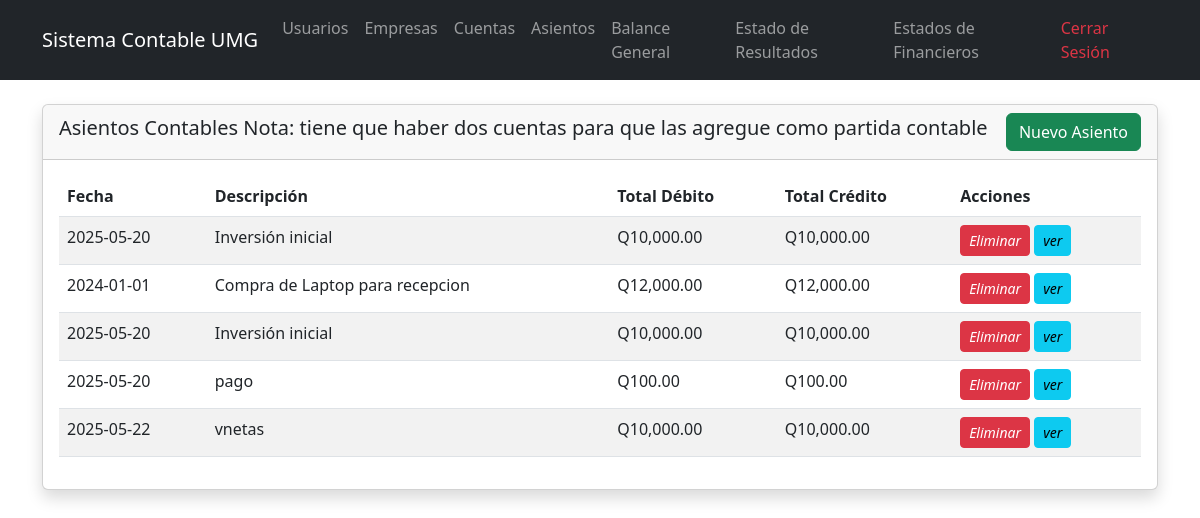
The page /asientos.php (signed in) on the database its author committed.
### tables this page shows
CREATE TABLE `asientos_contables` (
  `id_asiento` int(11) NOT NULL,
  `fecha` date NOT NULL,
  `descripcion` text DEFAULT NULL,
  `id_periodo` int(11) DEFAULT NULL
);

### asientos.php (the view, shortened to what this page needs)
<?php
include 'config/database.php';
?>
<!DOCTYPE html>
<html lang="es">
<head>
    <?php include 'includes/header.php'; ?>
</head>
<body>
    <div class="container mt-4">
        <div class="row">
            <div class="col-md-30">
                <div class="card shadow">
                    <div class="card-header d-flex justify-content-between align-items-center">
                        <h5>Asientos Contables  Nota: tiene que haber dos cuentas para que las agregue como partida contable</h5>
                        <button class="btn btn-success" data-bs-toggle="modal" data-bs-target="#modalAsiento">
                            <i class="fas fa-plus"></i> Nuevo Asiento
                        </button>
                    </div>
                    <div class="card-body">
                        <table class="table table-striped">
                            <thead>
                                <tr>
                                    <th>Fecha</th>
                                    <th>Descripción</th>
                                    <th>Total Débito</th>
                                    <th>Total Crédito</th>
                                    <th>Acciones</th>
                                </tr>
                            </thead>
                            <tbody>
                                <?php
                                $stmt = $pdo->query("
                                    SELECT a.*,
                                    SUM(CASE WHEN t.tipo = 'Debe' THEN t.monto ELSE 0 END) AS total_debe,
                                    SUM(CASE WHEN t.tipo = 'Haber' THEN t.monto ELSE 0 END) AS total_haber
                                    FROM asientos_contables a
                                    LEFT JOIN transacciones t ON a.id_asiento = t.id_asiento
                                    GROUP BY a.id_asiento
                                ");
                                while ($asiento = $stmt->fetch(PDO::FETCH_ASSOC)) {
                                    echo "<tr>
                                            <td>{$asiento['fecha']}</td>
                                            <td>{$asiento['descripcion']}</td>
                                            <td>Q".number_format($asiento['total_debe'], 2)."</td>
                                            <td>Q".number_format($asiento['total_haber'], 2)."</td>
                                            <td>
                                                <a href='accion_asiento.php?eliminar={$asiento['id_asiento']}' class='btn btn-sm btn-danger'><i class='fas fa-trash'>Eliminar</i></a>
                                                <a href='ver_asiento.php?id={$asiento['id_asiento']}' class='btn btn-sm btn-info'><i class='fas fa-eye'>ver</i></a>
                                            </td>
                                          </tr>";
                                }
                                ?>
                            </tbody>
                        </table>
                    </div>
                </div>
            </div>
        </div>
    </div>
</body>
</html>

### includes/header.php (shortened to what this page needs)
<!DOCTYPE html>
<html lang="es">
<head>
    <link href="https://cdn.jsdelivr.net/npm/bootstrap@5.3.0/dist/css/bootstrap.min.css" rel="stylesheet">
</head>
<body>
 <nav class="navbar navbar-expand-lg navbar-dark bg-dark">
        <div class="container">
            <a class="navbar-brand" href="dashboard.php">Sistema Contable UMG</a>
            <div class="navbar-nav">
                <a class="nav-link" href="crud.php">Usuarios</a>
                <a class="nav-link" href="empresas.php">Empresas</a>
                 <a class="nav-link" href="cuentas.php">Cuentas</a>
                <a class="nav-link" href="asientos.php">Asientos</a>
                <a class="nav-link" href="balance_general.php">Balance General</a>
                <a  class="nav-link" href="estado_resultados.php">Estado de Resultados</a>
                <a class="nav-link" href="estados_financieros.php">Estados de Financieros</a>
                <a class="nav-link text-danger" href="logout.php">Cerrar Sesión</a>
            </div>
        </div>
    </nav>
    </body>

### rows shown on the page
asientos_contables: fecha "2025-05-20", descripcion "Inversión inicial", total_debe "10,000.00", total_haber "10,000.00"
asientos_contables: fecha "2024-01-01", descripcion "Compra de Laptop para recepcion", total_debe "12,000.00", total_haber "12,000.00"
asientos_contables: fecha "2025-05-20", descripcion "Inversión inicial", total_debe "10,000.00", total_haber "10,000.00"
asientos_contables: fecha "2025-05-20", descripcion "pago", total_debe "100.00", total_haber "100.00"
asientos_contables: fecha "2025-05-22", descripcion "vnetas", total_debe "10,000.00", total_haber "10,000.00"
